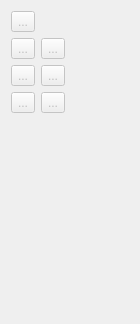
      <widget class="QWidget" name="page_7">
       <property name="geometry">
        <rect>
         <x>0</x>
         <y>0</y>
         <width>140</width>
         <height>324</height>
        </rect>
       </property>
       <attribute name="icon">
        <iconset resource="../../libs/vmisc/share/resources/icon.qrc">
         <normaloff>:/icon/16x16/operations.png</normaloff>:/icon/16x16/operations.png</iconset>
       </attribute>
       <attribute name="label">
        <string>Operations</string>
       </attribute>
       <attribute name="toolTip">
        <string>Operations</string>
       </attribute>
       <layout class="QFormLayout" name="formLayout_7">
        <item row="0" column="0">
         <widget class="QToolButton" name="toolButtonPointerOperations">
          <property name="enabled">
           <bool>false</bool>
          </property>
          <property name="toolTip">
           <string>Tool pointer</string>
          </property>
          <property name="text">
           <string notr="true">...</string>
          </property>
          <property name="icon">
           <iconset resource="../../libs/vmisc/share/resources/icon.qrc">
            <normaloff>:/icon/32x32/arrow_cursor.png</normaloff>:/icon/32x32/arrow_cursor.png</iconset>
          </property>
          <property name="iconSize">
           <size>
            <width>32</width>
            <height>32</height>
           </size>
          </property>
          <property name="checkable">
           <bool>true</bool>
          </property>
         </widget>
        </item>
        <item row="1" column="0">
         <widget class="QToolButton" name="toolButtonGroup">
          <property name="enabled">
           <bool>false</bool>
          </property>
          <property name="toolTip">
           <string>Create new group</string>
          </property>
          <property name="text">
           <string notr="true">...</string>
          </property>
          <property name="icon">
           <iconset resource="share/resources/toolicon.qrc">
            <normaloff>:/toolicon/32x32/group_plus.png</normaloff>:/toolicon/32x32/group_plus.png</iconset>
          </property>
          <property name="iconSize">
           <size>
            <width>32</width>
            <height>32</height>
           </size>
          </property>
          <property name="checkable">
           <bool>true</bool>
          </property>
         </widget>
        </item>
        <item row="1" column="1">
         <widget class="QToolButton" name="toolButtonRotation">
          <property name="enabled">
           <bool>false</bool>
          </property>
          <property name="toolTip">
           <string>Rotate objects</string>
          </property>
          <property name="text">
           <string notr="true">...</string>
          </property>
          <property name="icon">
           <iconset resource="share/resources/toolicon.qrc">
            <normaloff>:/toolicon/32x32/rotation.png</normaloff>:/toolicon/32x32/rotation.png</iconset>
          </property>
          <property name="iconSize">
           <size>
            <width>32</width>
            <height>32</height>
           </size>
          </property>
          <property name="checkable">
           <bool>true</bool>
          </property>
         </widget>
        </item>
        <item row="2" column="0">
         <widget class="QToolButton" name="toolButtonFlippingByLine">
          <property name="enabled">
           <bool>false</bool>
          </property>
          <property name="toolTip">
           <string>Flipping objects by line</string>
          </property>
          <property name="text">
           <string notr="true">...</string>
          </property>
          <property name="icon">
           <iconset resource="share/resources/toolicon.qrc">
            <normaloff>:/toolicon/32x32/flipping_line.png</normaloff>:/toolicon/32x32/flipping_line.png</iconset>
          </property>
          <property name="iconSize">
           <size>
            <width>32</width>
            <height>32</height>
           </size>
          </property>
          <property name="checkable">
           <bool>true</bool>
          </property>
         </widget>
        </item>
        <item row="2" column="1">
         <widget class="QToolButton" name="toolButtonFlippingByAxis">
          <property name="enabled">
           <bool>false</bool>
          </property>
          <property name="toolTip">
           <string>Flipping objects by axis</string>
          </property>
          <property name="text">
           <string notr="true">...</string>
          </property>
          <property name="icon">
           <iconset resource="share/resources/toolicon.qrc">
            <normaloff>:/toolicon/32x32/flipping_axis.png</normaloff>:/toolicon/32x32/flipping_axis.png</iconset>
          </property>
          <property name="iconSize">
           <size>
            <width>32</width>
            <height>32</height>
           </size>
          </property>
          <property name="checkable">
           <bool>true</bool>
          </property>
         </widget>
        </item>
        <item row="3" column="0">
         <widget class="QToolButton" name="toolButtonMove">
          <property name="enabled">
           <bool>false</bool>
          </property>
          <property name="toolTip">
           <string>Move objects</string>
          </property>
          <property name="text">
           <string notr="true">...</string>
          </property>
          <property name="icon">
           <iconset resource="share/resources/toolicon.qrc">
            <normaloff>:/toolicon/32x32/move.png</normaloff>:/toolicon/32x32/move.png</iconset>
          </property>
          <property name="iconSize">
           <size>
            <width>32</width>
            <height>32</height>
           </size>
          </property>
          <property name="checkable">
           <bool>true</bool>
          </property>
         </widget>
        </item>
        <item row="3" column="1">
         <widget class="QToolButton" name="toolButtonTrueDarts">
          <property name="enabled">
           <bool>false</bool>
          </property>
          <property name="toolTip">
           <string>True darts</string>
          </property>
          <property name="text">
           <string notr="true">...</string>
          </property>
          <property name="icon">
           <iconset resource="share/resources/toolicon.qrc">
            <normaloff>:/toolicon/32x32/true_darts.png</normaloff>:/toolicon/32x32/true_darts.png</iconset>
          </property>
          <property name="iconSize">
           <size>
            <width>32</width>
            <height>32</height>
           </size>
          </property>
          <property name="checkable">
           <bool>true</bool>
          </property>
         </widget>
        </item>
       </layout>
      </widget>
